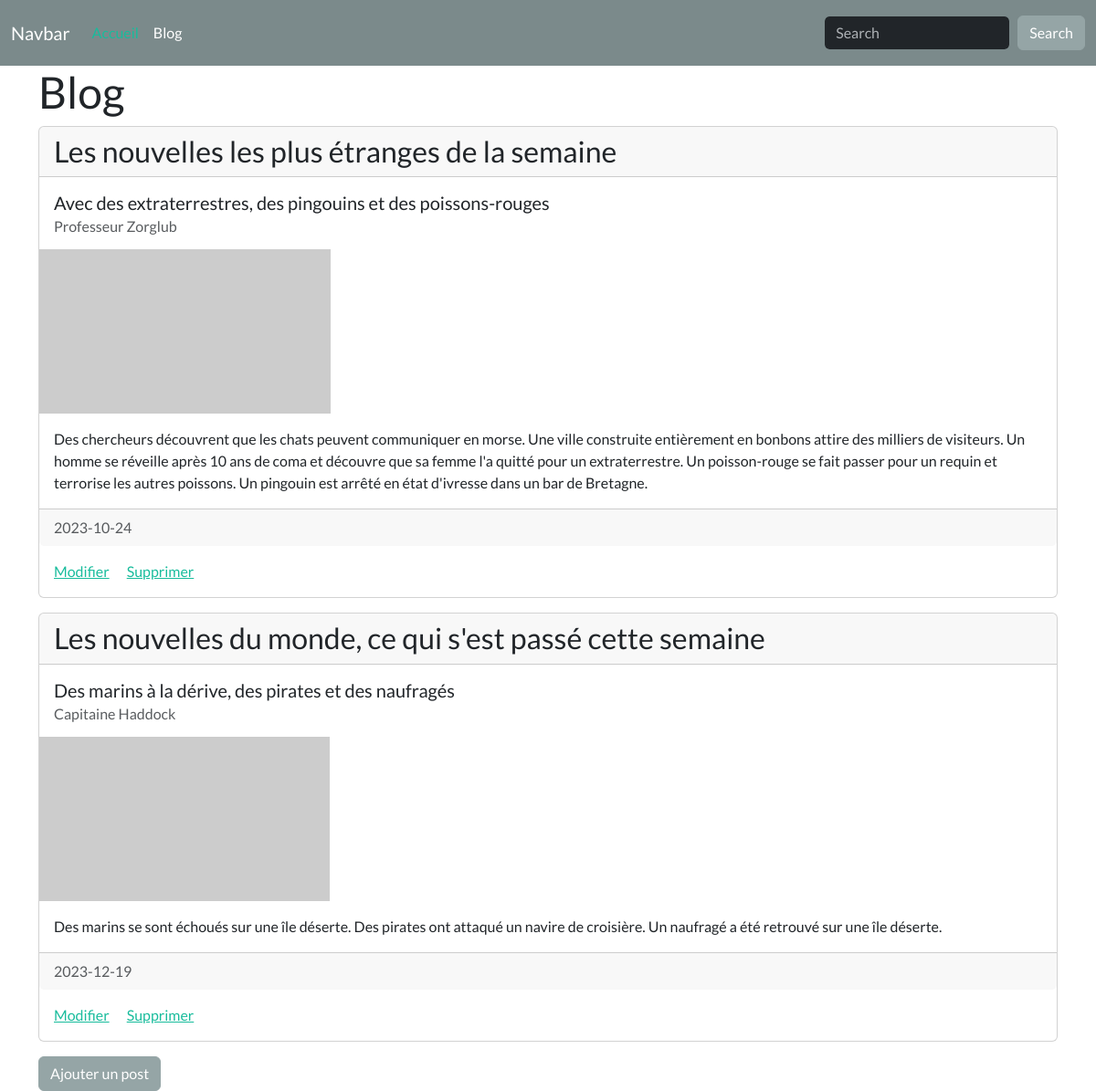
Page /blog on the committed database.
### tables this page shows
CREATE TABLE `posts` (
  `id` int(11) NOT NULL,
  `header` varchar(150) NOT NULL,
  `title` varchar(150) NOT NULL,
  `author` varchar(150) NOT NULL,
  `image` varchar(150) NOT NULL,
  `body` text NOT NULL,
  `date` date NOT NULL
);

### controllers/Blog.controller.php (called while the page is built, shortened)
<?php
require_once('models/PostManager.class.php');
class BlogController
{
    private $postManager;
    public function __construct()
    {
        $this->postManager = new PostManager();
        $this->postManager->getPostsFromDb();
    }
    public function displayPosts()
    {
        $posts = $this->postManager->getPosts();
        require_once('views/blog.view.php');
    }
}

### models/PostManager.class.php (called while the page is built, shortened)
<?php
require_once('model/Model.class.php');
class PostManager extends Model {
    private $posts = [];
    public function getPosts() { return $this->posts; }
    public function addPost(Post $post) { $this->posts[] = $post; }
    public function getPostsFromDb() {
        $req = $this->getBdd()->prepare('SELECT * FROM posts');
        $req->execute();
        $posts = $req->fetchAll(PDO::FETCH_ASSOC);
    }
}

### models/Post.class.php (called while the page is built, shortened)
<?php
class Post {
    private $title;
    private $content;
    private $author;
    private $date;
    private $header;
    private $image;
    public function __construct($id, $title, $header, $author, $image, $content, $date) {
        $this->title = $title;
        $this->content = $content;
        $this->author = $author;
        $this->date = $date;
        $this->header = $header;
        $this->image = $image;
    }
    public function getTitle() { return $this->title; }
    public function getContent() { return $this->content; }
    public function getAuthor() { return $this->author; }
    public function getDate() { return $this->date; }
    public function getHeader() { return $this->header; }
    public function getImage() { return $this->image; }
}

### models/Model.class.php (called while the page is built, shortened)
<?php
abstract class Model {
    private static $pdo;
    private static function setBdd() {
        self::$pdo = new PDO(
            'mysql:host=localhost;dbname=blog;charset=utf8',
            'root',
                );
        self::$pdo->setAttribute(PDO::ATTR_ERRMODE, PDO::ERRMODE_WARNING);
    }
    protected function getBdd() {
        return self::$pdo;
    }
}

### views/blog.view.php (the view, shortened to what this page needs)
<?php
require_once ('models/Post.class.php');
?>
<h1>Blog</h1>
<?php  foreach ($posts as $p) { ?>
<div class="card mb-3">
    <a href="#" class="post text-body text-decoration-none">
        <h3 class="card-header"><?= $p->getHeader() ?></h3>
        <div class="card-body">
            <h5 class="card-title"><?= $p->getTitle() ?></h5>
            <h6 class="card-subtitle text-muted"><?= $p->getAuthor() ?></h6>
        </div>
        <img src="<?= $p->getImage() ?>" alt="...">
        <div class="card-body">
            <p class="card-text"><?= nl2br($p->getContent()) ?></p>
        </div>
        <div class="card-footer text-muted">
            <?php
                echo $p->getDate(true);
            ?>
        </div>
    </a>
    <div class="card-body">
        <a href="#" class="card-link">Modifier</a>
        <a href="#" class="card-link">Supprimer</a>
    </div>
</div>
<?php } ?>
<a href="#"><button type="button" class="btn btn-secondary">Ajouter un post</button></a>
<?php
$content = ob_get_clean();
require_once 'template.php';

### index.php (shortened to what this page needs)
<?php
switch (@$_GET['action']) {
    case 'blog':
        require_once 'controllers/Blog.controller.php';
        $blogController = new BlogController();
        $blogController->displayPosts();
        break;
}

### template.php (shortened to what this page needs)
<!DOCTYPE html>
<html lang="fr">
<head>
    <link rel="stylesheet" href="https://bootswatch.com/5/flatly/bootstrap.min.css">
</head>
<body>
<nav class="navbar navbar-expand-lg bg-dark" data-bs-theme="dark">
  <div class="container-fluid">
    <a class="navbar-brand" href="#">Navbar</a>
    <div class="collapse navbar-collapse" id="navbarColor02">
      <ul class="navbar-nav me-auto">
        <li class="nav-item">
          <a class="nav-link active" href="./">Accueil
          </a>
        </li>
        <li class="nav-item">
          <a class="nav-link" href="./blog">Blog</a>
        </li>
      </ul>
      <form class="d-flex">
        <input class="form-control me-sm-2" type="search" placeholder="Search">
        <button class= "     btn btn-secondary my-2 my-sm-0" type="submit">Search</button>
      </form>
    </div>
  </div>
</nav>
<main class="container">
    <?= $content ?>
</main>
</body>
</html>

### rows in the picture
posts: header "Les nouvelles les plus étranges de la semaine", title "Avec des extraterrestres, des pingouins et des poissons-rouges", author "Professeur Zorglub", body "Des chercheurs découvrent que les chats peuvent communiquer en morse. Une ville construite entièrement en bonbons attire des milliers de visiteurs. Un homme se réveille après 10 ans de coma et découvre que sa femme l'a quitté pour un extraterrestre. Un poisson-rouge se fait passer pour un requin et terrorise les autres poissons. Un pingouin est arrêté en état d'ivresse dans un bar de Bretagne.", date "2023-10-24"
posts: header "Les nouvelles du monde, ce qui s'est passé cette semaine", title "Des marins à la dérive, des pirates et des naufragés", author "Capitaine Haddock", body "Des marins se sont échoués sur une île déserte. Des pirates ont attaqué un navire de croisière. Un naufragé a été retrouvé sur une île déserte.", date "2023-12-19"
